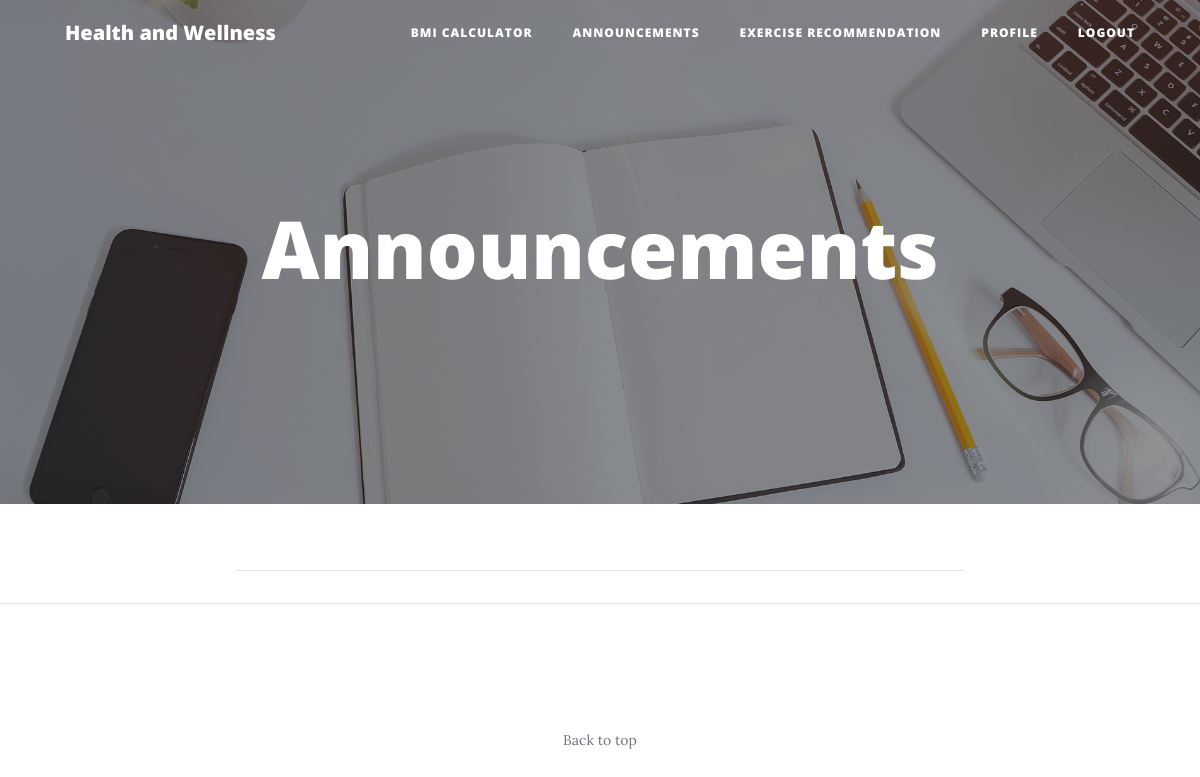
The page /announcementsuser.php on the database as committed earlier.
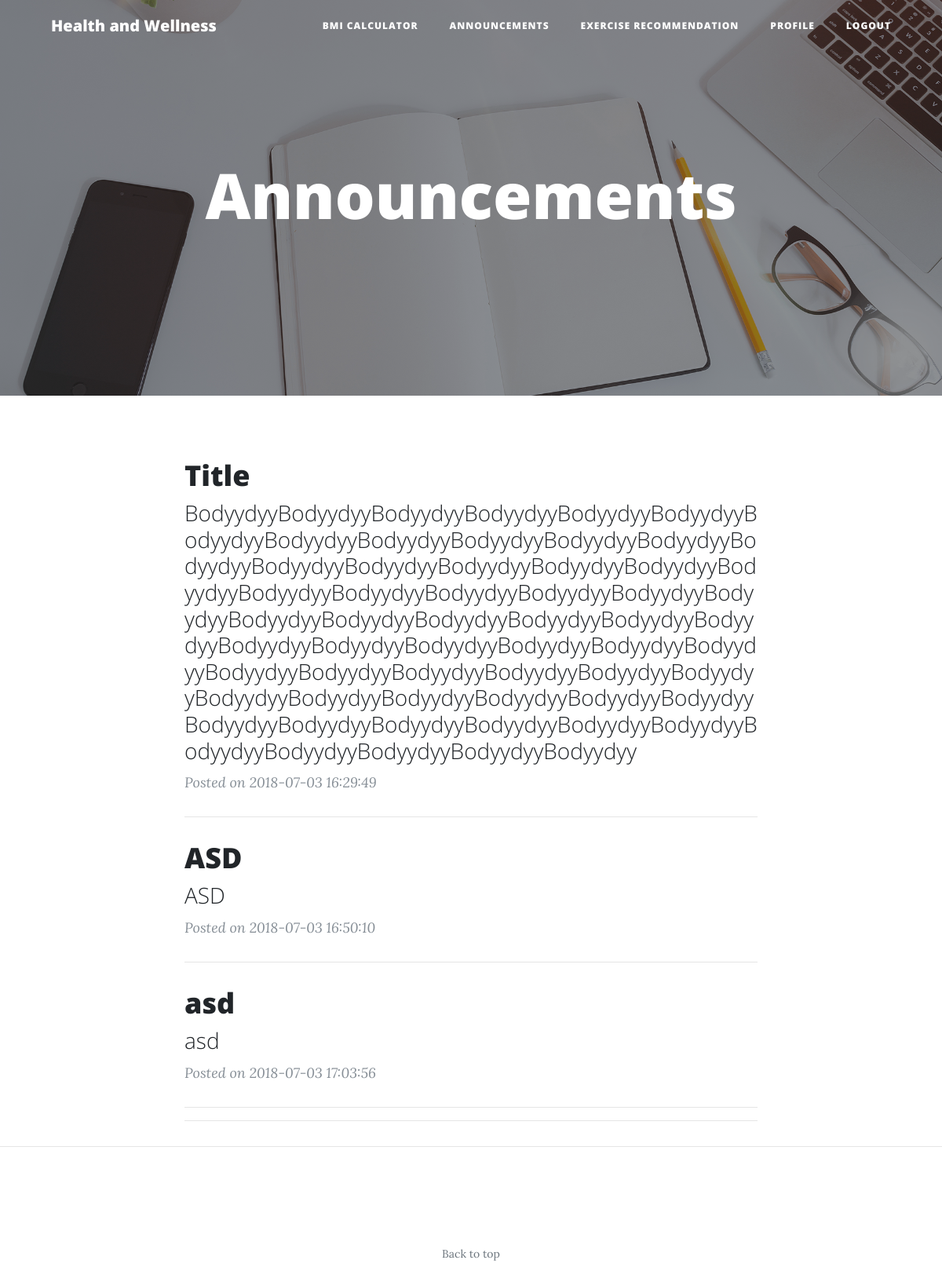
The same page on the database as committed later.
### tables this page shows
CREATE TABLE `announcements` (
  `a_id` int(11) NOT NULL,
  `title` varchar(255) NOT NULL,
  `body` varchar(2225) NOT NULL,
  `timesubmitted` varchar(255) NOT NULL
);

### announcementsuser.php (the view, shortened to what this page needs)
<?php
  require_once('config.php');
?>
<!DOCTYPE html>
<html lang="en">
  <head>
    <link href="vendor/bootstrap/css/bootstrap.min.css" rel="stylesheet">
    <link href="vendor/font-awesome/css/font-awesome.min.css" rel="stylesheet" type="text/css">
    <link href="css/announcement.css" rel="stylesheet">
  </head>
  <body>
    <nav class="navbar navbar-expand-lg navbar-light fixed-top" id="mainNav">
      <div class="container">
        <a class="navbar-brand" href="index.html">Health and Wellness</a>
        <div class="collapse navbar-collapse" id="navbarResponsive">
          <ul class="navbar-nav ml-auto">
            <li class="nav-item ">
              <a class="nav-link" href="bmiCalc.php">BMI Calculator</a>
            </li>
            <li class="nav-item">
              <a class="nav-link" href="announcementsuser.php">Announcements</a>
            </li>
            <li class="nav-item ">
              <a class="nav-link" href="exerciseRecommend.php">Exercise Recommendation</a>
            </li>
            <li class="nav-item active">
              <a class="nav-link" href="profile.php">Profile<span class="sr-only">(current)</span></a>
            </li>
            <li class="nav-item ">
              <a class="nav-link" href="userlogout.php">Logout</a>
            </li>
          </ul>
        </div>
      </div>
    </nav>
    <header class="masthead" style="background-image: url('img/home-bg.jpg')">
      <div class="overlay"></div>
      <div class="container">
        <div class="row">
          <div class="col-lg-8 col-md-10 mx-auto">
            <div class="site-heading">
              <h1>Announcements</h1>
            </div>
          </div>
        </div>
      </div>
    </header>
    <div class="container">
      <div class="row">
        <div class="col-lg-8 col-md-10 mx-auto contents">
          <?php
              $result = $con->query("SELECT * FROM announcements");
              while($row = mysqli_fetch_array($result,MYSQLI_ASSOC)){
              echo
              '<div class="post-preview">
                  <a href="#">
                    <h2 class="post-title">
                       '.$row['title'].'
                    </h2>
                    <h3 class="post-subtitle">
                      '.$row['body'].'
                    </h3>
                  </a>
                  <p class="post-meta">Posted on '.$row['timesubmitted'].'</p>
                  </div><hr>';
      }
      ?>
          <hr>
        </div>
      </div>
    </div>
    <hr>
    <footer>
      <div class="container">
        <div class="row">
          <div class="col-lg-8 col-md-10 mx-auto">
            <ul class="list-inline text-center">
              <li class="list-inline-item">
                <a href="#">
              </li>
            </ul>
            <p class="copyright text-muted">Back to top</p>
          </div>
        </div>
      </div>
    </footer>
  </body>
</html>

Rows that differ between the two databases and show on the page:
added announcements: title "Title", body "BodyydyyBodyydyyBodyydyyBodyydyyBodyydyyBodyydyyBodyydyyBodyydyyBodyydyyBodyydyyBodyydyyBodyydyyBodyydyyBodyydyyBodyydyyBodyydyyBodyydyyBodyydyyBodyydyyBodyydyyBodyydyyBodyydyyBodyydyyBodyydyyBodyydyyBodyydyyBodyydyyBodyydyyBodyydyyBodyydyyBodyydyyBodyydyyBodyydyyBodyydyyBodyydyyBodyydyyBodyydyyBodyydyyBodyydyyBodyydyyBodyydyyBodyydyyBodyydyyBodyydyyBodyydyyBodyydyyBodyydyyBodyydyyBodyydyyBodyydyyBodyydyyBodyydyyBodyydyyBodyydyyBodyydyyBodyydyyBodyydyyBodyydyyBodyydyyBodyydyy", timesubmitted "2018-07-03 16:29:49"
added announcements: title "ASD", body "ASD", timesubmitted "2018-07-03 16:50:10"
added announcements: title "asd", body "asd", timesubmitted "2018-07-03 17:03:56"
